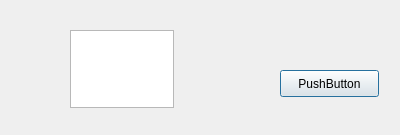
<?xml version="1.0" encoding="UTF-8"?>
<ui version="4.0">
 <class>myDialog</class>
 <widget class="QDialog" name="myDialog">
  <property name="geometry">
   <rect>
    <x>0</x>
    <y>0</y>
    <width>400</width>
    <height>135</height>
   </rect>
  </property>
  <property name="windowTitle">
   <string>Dialog</string>
  </property>
  <widget class="QPlainTextEdit" name="plainTextEdit">
   <property name="geometry">
    <rect>
     <x>70</x>
     <y>30</y>
     <width>104</width>
     <height>78</height>
    </rect>
   </property>
  </widget>
  <widget class="QPushButton" name="pushButton">
   <property name="geometry">
    <rect>
     <x>280</x>
     <y>70</y>
     <width>99</width>
     <height>27</height>
    </rect>
   </property>
   <property name="text">
    <string>PushButton</string>
   </property>
  </widget>
 </widget>
 <resources/>
 <connections/>
</ui>
